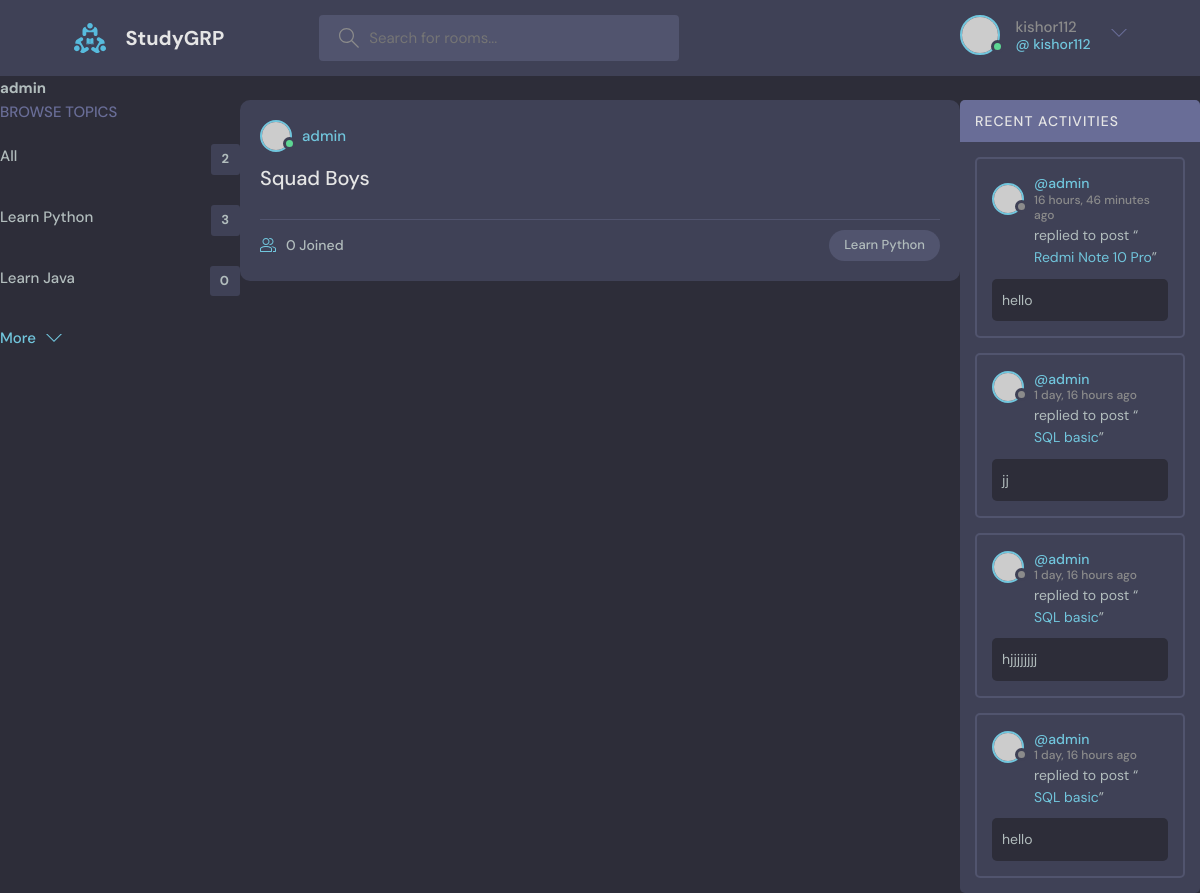
/profile/1/ (signed in), run on the app's committed database.
### base/models.py (models this page shows, shortened)
class Topic(models.Model):
    name=models.CharField(max_length=200)

class Room(models.Model):
    host=models.ForeignKey(User,on_delete=models.SET_NULL,null=True)
    topic=models.ForeignKey(Topic,on_delete=models.SET_NULL,null=True)
    participants = models.ManyToManyField(
        User, related_name='participants', blank=True)
    name=models.CharField(max_length=50)
    description=models.TextField(null=True,blank=True)
    updated_at=models.DateTimeField(auto_now=True)
    created_at=models.DateField(auto_now_add=True)
    class Meta:
        ordering=['-updated_at','-created_at']
    def __str__(self):
        return self.name

class message(models.Model):
    user=models.ForeignKey(User,on_delete=models.CASCADE)
    room=models.ForeignKey(Room,on_delete=models.CASCADE)
    body=models.TextField(max_length=200)
    updated_at=models.DateTimeField(auto_now=True)
    created_at=models.DateField(auto_now_add=True)
    class Meta:
        ordering=['-updated_at','-created_at']

### base/views.py (the view)
# urls.py: path('profile/<int:pk>/', views.userProfile, name="profile"),
def userProfile(request,pk):
    user=User.objects.get(id=pk)
    room=user.room_set.all()
    room_messages=user.message_set.all()
    topic=Topic.objects.all()
    context={'user':user,'room':room,'room_messages':room_messages,'topic':topic}
    return render(request,'base/profile.html',context)

### base/templates/base/profile.html (shortened to what this page needs)
{% extends 'main.html' %}
{% block content %}
<h1>{{user.username}}</h1>
<div class="profile-container">
    <div>
        {% include 'base/topic.html' %}
    </div>
    <div>
        {% include 'base/feed.html' %}
    </div>
    <div>
        {% include 'base/activity.html' %}
    </div>
</div>
{% endblock %}

### templates/navbar.html (shortened to what this page needs)
{% load static %}
<header class="header header--loggedIn">
    <div class="container">
      <a href="{% url 'home' %}" class="header__logo">
        <img src="{% static 'images/logo.svg' %}" />
        <h1>StudyGRP</h1>
      </a>
      <form class="header__search" method="GET" action="{% url 'home' %}">
        <label>
          <input name="q"  placeholder="Search for rooms..." />
        </label>
      </form>
      <nav class="header__menu">
        {% if request.user.is_authenticated %}
        <div class="header__user">
          <a href="profile.html">
            <div class="avatar avatar--medium active">
              <img src="https://randomuser.me/api/portraits/men/37.jpg" />
            </div>
            <p> {{request.user.username}} <span>@ {{request.user.username}}</span></p>
          </a>
          <button class="dropdown-button">
            <svg version="1.1" xmlns="http://www.w3.org/2000/svg" width="32" height="32" viewBox="0 0 32 32">
              <title>chevron-down</title>
              <path d="M16 21l-13-13h-3l16 16 16-16h-3l-13 13z"></path>
            </svg>
          </button>
        </div>
        {% endif %}
      </nav>
    </div>
  </header>

### base/templates/base/topic.html
<div class="topics">
  <div class="topics__header">
    <h2>Browse Topics</h2>
  </div>
  <ul class="topics__list">
    <li>
      <a href="{% url 'home' %} class="active">All <span>{{topic.count}}</span></a>
    </li>
    {% for topic in topic %}
    <li>
      <a href="{% url 'home' %}?q={{topic.name}}">{{topic.name}} <span>{{topic.room_set.all.count}}</span></a>
    </li>
    {% endfor %}
  </ul>
  <a class="btn btn--link" href="topics.html">
    More
    <svg version="1.1" xmlns="http://www.w3.org/2000/svg" width="32" height="32" viewBox="0 0 32 32">
      <title>chevron-down</title>
      <path d="M16 21l-13-13h-3l16 16 16-16h-3l-13 13z"></path>
    </svg>
  </a>
</div>

### base/templates/base/feed.html (shortened to what this page needs)
{% for room in room %}
<div class="roomListRoom">
  <div class="roomListRoom__header">
    <a href="#" class="roomListRoom__author">
      <div class="avatar avatar--small active">
        <img src="https://randomuser.me/api/portraits/men/11.jpg" />
      </div>
      <span>{{room.host.username}}</span>
    </a>
  </div>
  <div class="roomListRoom__content">
    <a href="{% url 'room' room.id %}">{{room.name}}</a>
  </div>
  <div class="roomListRoom__meta">
    <a href="{% url 'room' room.id %}" class="roomListRoom__joined">
      {{room.participants.all.count}} Joined
    </a>
    <p class="roomListRoom__topic">{{room.topic.name}}</p>
  </div>
</div>
{% endfor %}

### base/templates/base/activity.html
<div class="activities">
  <div class="activities__header">
    <h2>Recent Activities</h2>
  </div>
  {% for message in room_messages %}
  <div class="activities__box">
    <div class="activities__boxHeader roomListRoom__header">
      <a href="{% url 'profile' message.user.id %}" class="roomListRoom__author">
        <div class="avatar avatar--small">
          <img src="https://randomuser.me/api/portraits/women/11.jpg" />
        </div>
        <p>
          @{{message.user}}
          <span>{{message.created_at | timesince }} ago</span>
        </p>
      </a>
    </div>
    <div class="activities__boxContent">
      <p>
        replied to post “<a href="{% url 'room' message.room.id %}">{{message.room}}</a>”
      </p>
      <div class="activities__boxRoomContent">{{message.body}}</div>
    </div>
  </div>
  {% endfor %}
</div>

### base/templates/base/profile.html (style rules this page uses)
.profile-container { display: grid; grid-template-columns: 1fr 3fr 1fr ; }

### data on the page
Topic: name "Learn Python", room_set.all.count "3"
Topic: name "Learn Java", room_set.all.count "0"
Room: host.username "admin", name "Squad Boys", participants.all.count "0", topic.name "Learn Python"
message: user "admin", created_at "16 hours, 46 minutes", room "Redmi Note 10 Pro", body "hello"
message: user "admin", created_at "1 day, 16 hours", room "SQL basic", body "jj"
message: user "admin", created_at "1 day, 16 hours", room "SQL basic", body "hjjjjjjjj"
message: user "admin", created_at "1 day, 16 hours", room "SQL basic", body "hello"

### other printed values
{{ request.user.username }} "kishor112"
{{ user.username }} "admin"
{{ topic.count }} "2"
